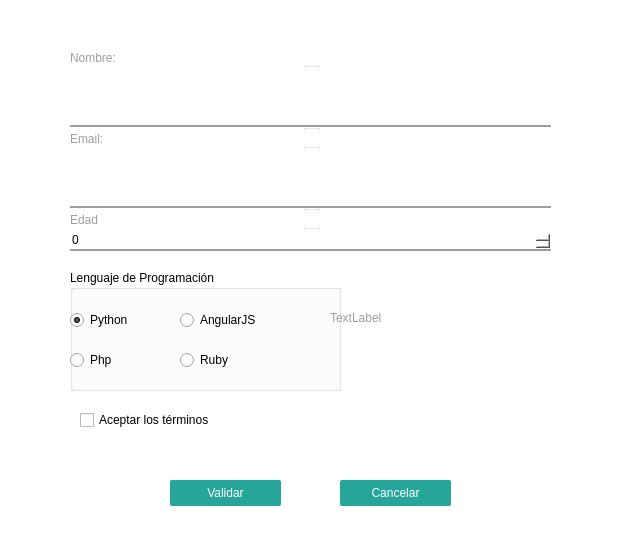
<?xml version="1.0" encoding="UTF-8"?>
<ui version="4.0">
 <class>Dialog</class>
 <widget class="QDialog" name="Dialog">
  <property name="geometry">
   <rect>
    <x>0</x>
    <y>0</y>
    <width>623</width>
    <height>534</height>
   </rect>
  </property>
  <property name="windowTitle">
   <string>Dialog</string>
  </property>
  <property name="styleSheet">
   <string notr="true">QDialog{

background-color: #FFFFFF;
margin: 0;
font-family: sans-serif;
color: inherit;
font: inherit;
margin: 0;

}

QPushButton{

border: none;
border-radius: 2px;
outline: 0;
padding: 0 2rem;
text-transform: uppercase;
vertical-align: middle;
text-decoration: none;
color: #fff;
background-color: #26a69a;
text-align: center;

}

QPushButton:hover{

background-color: #2bbbad;
margin: 0;
margin-left: 3rem;

}

QLabel{

color: #9e9e9e;
position: absolute;
top: 0.8rem;
left: 0.75rem;

}

QLabel:hover{

color: #26a69a;

}

QLineEdit{

font-family: &quot;Roboto&quot;;
color: #000;
width: 20px;
height: 20px;
outline: none;
padding: 15px;
background: #fff;
border: none;
border-bottom: 2px solid #9e9e9e;

}

QLineEdit:hover{

outline: none;
border-bottom: 2px solid #26a69a; 

}

QSpinBox{

font-family: &quot;Roboto&quot;;
color: #000;
background: #fff;
border: none;
border-bottom: 2px solid #9e9e9e;

}

QSpinBox:hover{

outline: none;
border-bottom: 2px solid #26a69a; 

}

QRadioButton:hover{

background: #26a69a;
color: #f2f2f2;
padding: 5px 15px;

}
</string>
  </property>
  <widget class="QPushButton" name="boton">
   <property name="geometry">
    <rect>
     <x>170</x>
     <y>480</y>
     <width>111</width>
     <height>26</height>
    </rect>
   </property>
   <property name="text">
    <string>Validar</string>
   </property>
  </widget>
  <widget class="QPushButton" name="cancelar">
   <property name="geometry">
    <rect>
     <x>340</x>
     <y>480</y>
     <width>111</width>
     <height>26</height>
    </rect>
   </property>
   <property name="text">
    <string>Cancelar</string>
   </property>
  </widget>
  <widget class="QGroupBox" name="groupBox">
   <property name="geometry">
    <rect>
     <x>70</x>
     <y>270</y>
     <width>271</width>
     <height>121</height>
    </rect>
   </property>
   <property name="title">
    <string>Lenguaje de Programación</string>
   </property>
   <widget class="QRadioButton" name="rbPython">
    <property name="geometry">
     <rect>
      <x>0</x>
      <y>40</y>
      <width>107</width>
      <height>20</height>
     </rect>
    </property>
    <property name="text">
     <string>Python</string>
    </property>
    <property name="checked">
     <bool>true</bool>
    </property>
   </widget>
   <widget class="QRadioButton" name="rbPhp">
    <property name="geometry">
     <rect>
      <x>0</x>
      <y>80</y>
      <width>107</width>
      <height>20</height>
     </rect>
    </property>
    <property name="text">
     <string>Php</string>
    </property>
   </widget>
   <widget class="QRadioButton" name="rbAngular">
    <property name="geometry">
     <rect>
      <x>110</x>
      <y>40</y>
      <width>111</width>
      <height>20</height>
     </rect>
    </property>
    <property name="text">
     <string>AngularJS</string>
    </property>
   </widget>
   <widget class="QRadioButton" name="rbRuby">
    <property name="geometry">
     <rect>
      <x>110</x>
      <y>80</y>
      <width>107</width>
      <height>20</height>
     </rect>
    </property>
    <property name="text">
     <string>Ruby</string>
    </property>
    <property name="checked">
     <bool>false</bool>
    </property>
   </widget>
  </widget>
  <widget class="QCheckBox" name="cbTerminos">
   <property name="geometry">
    <rect>
     <x>80</x>
     <y>410</y>
     <width>171</width>
     <height>20</height>
    </rect>
   </property>
   <property name="text">
    <string>Aceptar los términos</string>
   </property>
  </widget>
  <widget class="QLabel" name="labelLenguaje">
   <property name="geometry">
    <rect>
     <x>330</x>
     <y>310</y>
     <width>181</width>
     <height>16</height>
    </rect>
   </property>
   <property name="text">
    <string>TextLabel</string>
   </property>
  </widget>
  <widget class="QSplitter" name="splitter">
   <property name="geometry">
    <rect>
     <x>70</x>
     <y>50</y>
     <width>481</width>
     <height>201</height>
    </rect>
   </property>
   <property name="orientation">
    <enum>Qt::Vertical</enum>
   </property>
   <widget class="QLabel" name="label">
    <property name="text">
     <string>Nombre:</string>
    </property>
   </widget>
   <widget class="QLineEdit" name="nombre">
    <property name="text">
     <string/>
    </property>
   </widget>
   <widget class="QLabel" name="label_2">
    <property name="text">
     <string>Email:</string>
    </property>
   </widget>
   <widget class="QLineEdit" name="email">
    <property name="placeholderText">
     <string/>
    </property>
   </widget>
   <widget class="QLabel" name="label_3">
    <property name="text">
     <string>Edad</string>
    </property>
   </widget>
   <widget class="QSpinBox" name="edad"/>
  </widget>
 </widget>
 <resources/>
 <connections/>
</ui>
